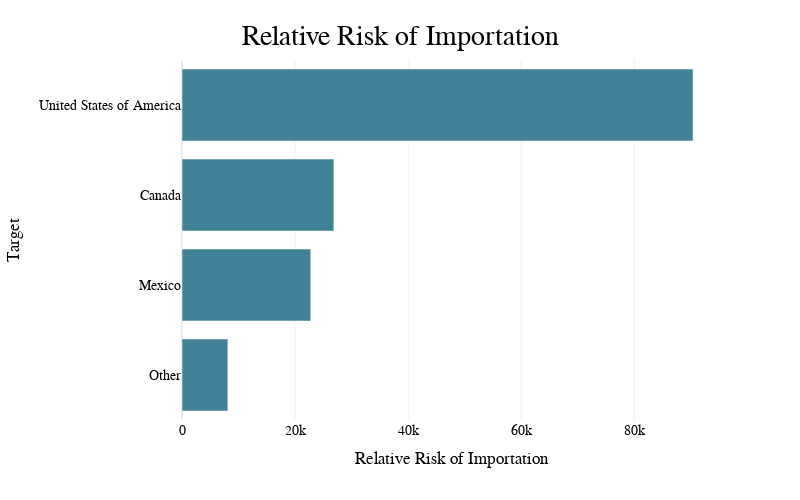

This figure's notebook cell:
### Code cell
fig = ees.relative_risk(client, table_name, reference_table_name, source_geo_level, 
                                target_geo_level, source_values, target_values, date_range, cutoff=0.02, n=10, 
                                target_output_level=target_output_level, domestic=True, 
                                title='Relative Risk of Importation', xlabel='Relative Risk of Importation')
fig.update_layout(width=800, height=500)
fig

### Figure 1 — Plotly figure (JSON) as saved in the notebook; plotly's stock layout.template omitted (floating-point values rounded to 4 significant figures)
{"data": [{"alignmentgroup": "True", "hovertemplate": "Relative Risk of Importation=%{x}<br>Target=%{y}<extra></extra>", "legendgroup": "", "marker": {"color": "#428299", "pattern": {"shape": ""}}, "name": "", "offsetgroup": "", "orientation": "h", "showlegend": false, "textposition": "auto", "type": "bar", "x": [90382, 26857, 22767, 8112], "xaxis": "x", "y": ["United States of America", "Canada", "Mexico", "Other"], "yaxis": "y"}], "layout": {"barmode": "relative", "height": 500, "legend": {"tracegroupgap": 0}, "margin": {"t": 60}, "showlegend": false, "title": {"text": "Relative Risk of Importation"}, "width": 800, "xaxis": {"anchor": "y", "autorange": true, "domain": [0, 1], "range": [0, 95140.0], "title": {"text": "Relative Risk of Importation"}, "type": "linear"}, "yaxis": {"anchor": "x", "autorange": true, "categoryarray": ["Other", "Mexico", "Canada", "United States of America"], "categoryorder": "array", "domain": [0, 1], "range": [-0.5, 3.5], "title": {"text": "Target"}, "type": "category"}}}
